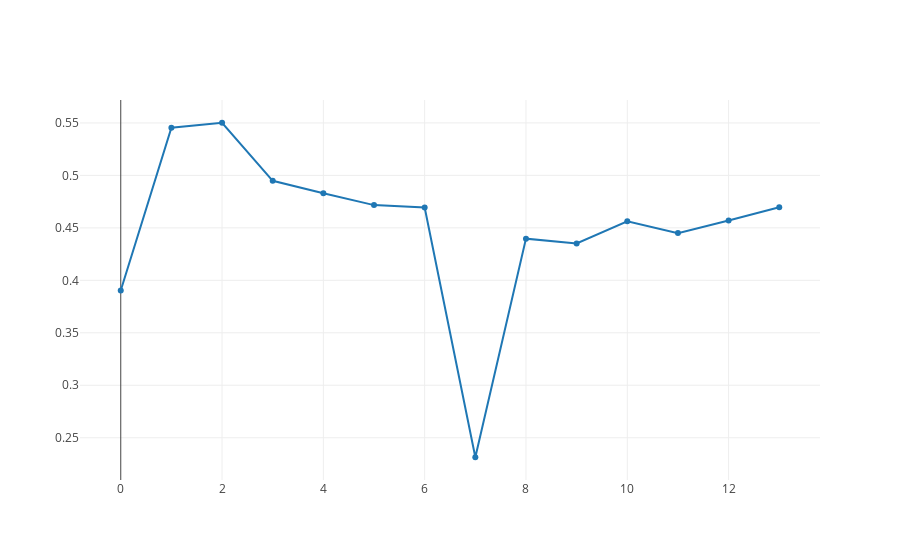

Notebook code cell kept with this figure:
### Code cell
iplot([{"x": list(range(len(training_loss))), "y": training_loss}])

### Figure 1 — Plotly figure (JSON) as saved in the notebook; plotly's stock layout.template omitted (floating-point values rounded to 4 significant figures)
{"data": [{"x": [0, 1, 2, 3, 4, 5, 6, 7, 8, 9, 10, 11, 12, 13], "y": [0.3904, 0.5455, 0.5502, 0.4948, 0.483, 0.4717, 0.4694, 0.2314, 0.4397, 0.4351, 0.4563, 0.445, 0.457, 0.4696]}], "layout": {}}
